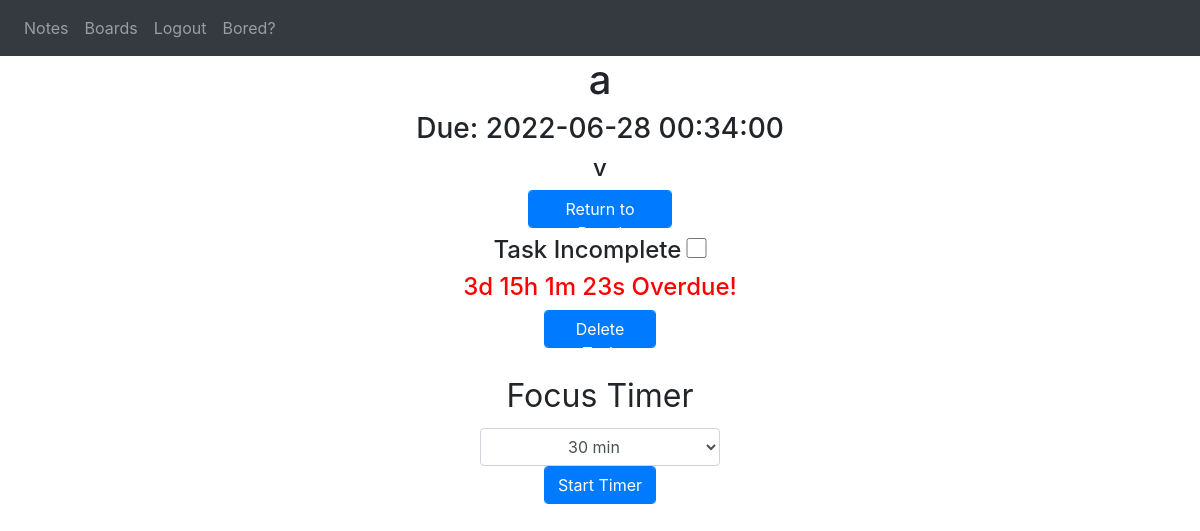
Screenshot of /boards/a/DDay/1 (signed in) with the database file from the repository.
### website/models.py (models this page shows)
class Task(db.Model):
    id = db.Column(db.Integer, primary_key = True)
    created = db.Column(db.DateTime(timezone = True), default = func.now())
    due_date = db.Column(db.DateTime(timezone = True))
    name = db.Column(db.String(100))
    description = db.Column(db.String(10000))
    completed = db.Column(db.Boolean, default = False)
    category = db.Column(db.Integer, db.ForeignKey('category.id'))
    board = db.Column(db.Integer, db.ForeignKey('board.id'))
    user_id = db.Column(db.Integer, db.ForeignKey('user.id'))

### website/views.py (the view)
@views.route('/boards/<board>/<category>/<task>', methods= ['GET'])
def display_task(board, category, task):
    return render_template("taskview.html", user = current_user, board = board, category = category, task = task)

### website/__init__.py (called while the page is built)
def create_app():
    app = Flask(__name__)
    app.config['SECRET_KEY'] = 'hjshjhdjah kjshkjdhjs'
    app.config['SQLALCHEMY_DATABASE_URI'] = f'sqlite:///{DB_NAME}'
    app.config['SQLALCHEMY_TRACK_MODIFICATIONS'] = False
    db.init_app(app)
    from .views import views
    from .auth import auth
    app.register_blueprint(views, url_prefix='/')
    app.register_blueprint(auth, url_prefix='/')
    from .models import User, Note, Board, Task, Category
    create_database(app)
    login_manager = LoginManager()
    login_manager.login_view = 'auth.login'
    login_manager.init_app(app)
    @login_manager.user_loader
    def load_user(id):
        return User.query.get(int(id))
    return app

### website/templates/taskview.html (shortened to what this page needs)
{% extends "base.html" %}
{% block style %}
<link rel="stylesheet" href="{{ url_for('static', filename = 'taskView.css') }}" />
{% endblock %}
{% block content %}
    {% for categoryObject in current_user.categories %}
    {% if categoryObject.name == category%}
    {% for taskObject in categoryObject.tasks%}
    {% if task|int == taskObject.id %}
    <h1
    align="center"
    class="show-task task-title"
    id="task-title"
    ondblclick='editTaskElement(".task-title")'>{{ taskObject.name }}</h1>
    <h3
    id="task-due-date"
    class="show-task task-due"
    align="center"
    ondblclick='setDefaultDate("{{taskObject.due_date}}"); editTaskElement(".task-due");'>Due: {{taskObject.due_date}}</h3>
    <h4
    id="task-description"
    class="show-task task-description"
    align="center"
    ondblclick='editTaskElement(".task-description")'>{{taskObject.description}}</h4>
    <h5 align="center"><a href="/boards/{{ board }}"><button align="center" id="return-to-board" class="form-control btn btn-primary">Return to Board</button></a></h5>
<div align="center" class="task-complete" >
    {% if taskObject.completed == True %}
    <h4 id="task-status">Task Complete</h4>
    <input
    align="center"
    name="check-box"
    type="checkbox"
    aria-label="Complete"
    id="task-completed-checkbox"
    class="task-view checkbox form-control"
    onclick="toggleTaskCompletion({{ taskObject.id }}, {{ taskObject.board }})"
    checked
    >
    <button
    id="delete-task"
    class="form-control btn btn-primary"
    onclick="deleteTask({{ taskObject.id }}, '{{ board }}');"
    >Delete Task</button>
    {% else %}
    <h4 id="task-status">Task Incomplete</h4>
    <input
    onshow="showDueDate('{{ taskObject.due_date }}');"
    type="checkbox"
    name="check-box"
    aria-label="Complete"
    id="task-completed-checkbox"
    class="task-view checkbox form-control"
    onclick="toggleTaskCompletion({{ taskObject.id }}, {{ taskObject.board }})"
    >
    <h4 id="time-remaining"></h4>
    <button
    id="delete-task"
    class="form-control btn btn-primary"
    onclick="deleteTask({{ taskObject.id }}, '{{ board }}');"
    >Delete Task</button>
    <div id="focus-timer-div" align="center">
    <label
    for="focus-timer-selection"
    id="focus-timer-label">
    Focus Timer
    </label>
    <select id="focus-timer-selection" class="form-control" >
        <option value="30" selected>30 min</option>
    </select>
    <button onclick="startTimer()" class="form-control btn btn-primary" id="focus-timer-button">Start Timer</button>
    </div>
    {% endif %}
</div>
    {% endif %}
    {% endfor %}
    {% endif %}
    {% endfor %}
{% endblock %}

### website/static/taskView.css (style rules this page uses)
button#delete-task { max-width: 7rem; display: block; }
div#focus-timer-div { max-width: 15rem; }
label#focus-timer-label { font-size: 2rem; }
select#focus-timer-selection { text-align: center; }
input#task-completed-checkbox { display: inline-block; max-width: 1.3rem; max-height: 1.3rem; }
h4#task-status { display: inline-block; }
button#focus-timer-button { max-width: 7rem; }
button#return-to-board { max-width: 9rem; }

### rows the page displays
Task: name "a", due_date "2022-06-28 00:34:00", description "v"
